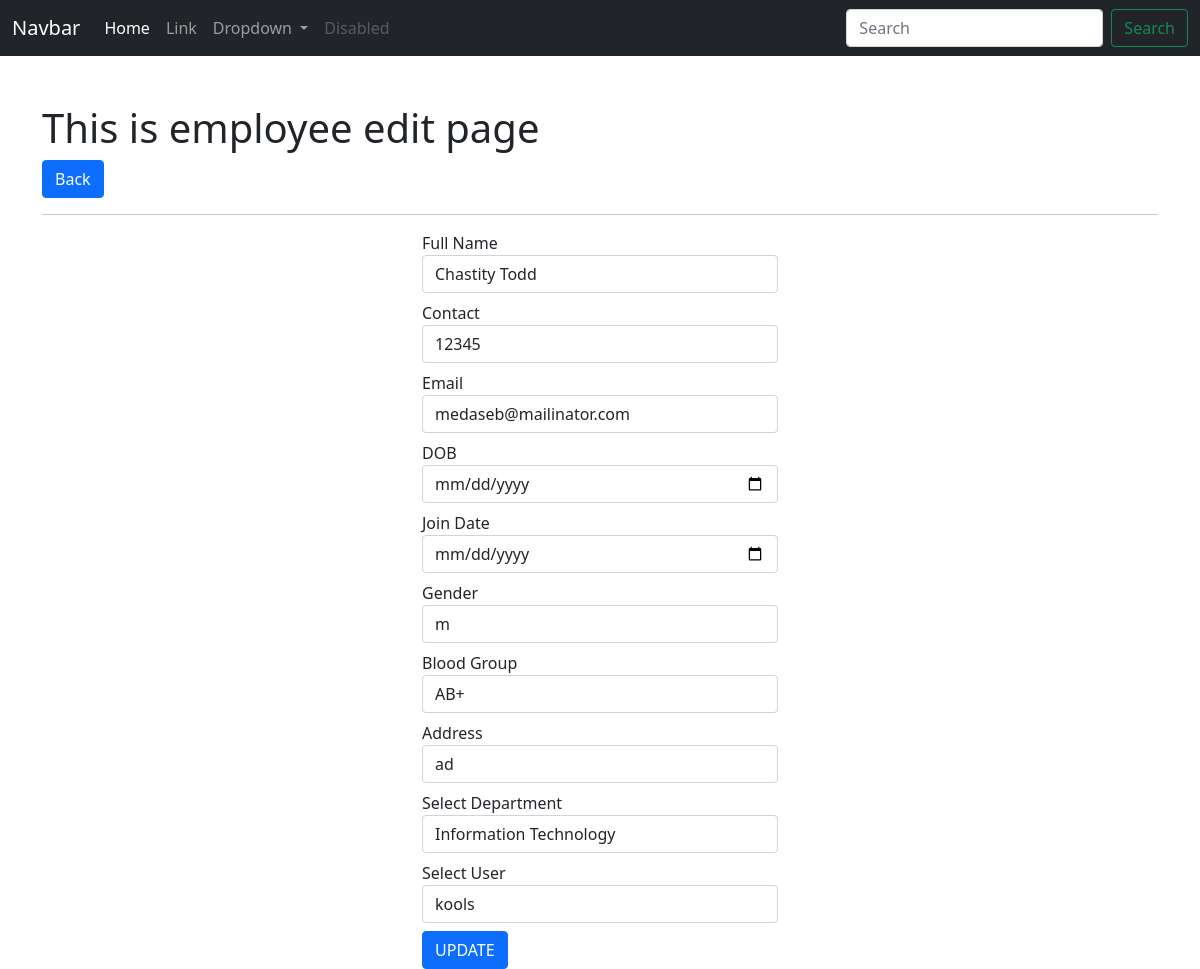
The page /employee/edit/4/ on the database its author committed.
### app_employeewebsite/models.py (models this page shows, shortened)
class Employee(models.Model):
    full_name = models.CharField(max_length=255)
    contact = models.CharField(max_length=255)
    email = models.EmailField()
    dob = models.DateField()
    join_date = models.DateField()
    gender = models.CharField(max_length=255)
    blood_group = models.CharField(max_length=255)
    address =  models.CharField(max_length=255)
    user = models.ForeignKey(User, on_delete=models.CASCADE)
    department = models.ForeignKey(Department, on_delete=models.CASCADE)
    class Meta:
        db_table= 'app_employee'

### app_employeewebsite/views.py (the view)
# urls.py: path('employee/edit/<int:id>/', views.employee_edit, name='emp-edit'),
def employee_edit(request, id ):
    data = Employee.objects.get(id=id)
    department = Department.objects.all()
    user = User.objects.all()
    context = {"data": data,"department": department, "user": user}
    return render (request, 'employees/edit_employee.html', context)

### templates/employees/edit_employee.html (shortened to what this page needs)
{% extends 'layouts/master.html' %}
{% block content %}
<div class="container mt-5">
<h1> This is employee edit page </h1>
<a href="{% url 'emp-index' %}" class="btn btn-primary">Back</a>
<hr>
<div class="row">
    <div class="col-md-4"></div>
    <div class="col-md-4">
        <form action="{% url 'emp-update' %}" method="post">
            <div class="form-group mb-2">
                <label>Full Name</label>
                <input type="text" class="form-control" name="full_name" value="{{data.full_name}}">
            </div>
            <div class="form-group mb-2">
                <label>Contact</label>
                <input type="text" class="form-control" name="contact" value="{{data.contact}}">
            </div>
            <div class="form-group mb-2">
                <label>Email</label>
                <input type="text" class="form-control" name="email" value="{{data.email}}">
            </div>
            <div class="form-group mb-2">
                <label>DOB</label>
                <input type="date" class="form-control" name="dob" value="{{data.dob}}">
            </div>
            <div class="form-group mb-2">
                <label>Join Date</label>
                <input type="date" class="form-control" name="join_date" value="{{data.join_date}}">
            </div>
            <div class="form-group mb-2">
                <label>Gender</label>
                <input type="text" class="form-control" name="gender" value="{{data.gender}}">
            </div>
            <div class="form-group mb-2">
                <label>Blood Group</label>
                <input type="text" class="form-control" name="blood_group" value="{{data.blood_group}}">
            </div>
            <div class="form-group mb-2">
                <label>Address</label>
                <input type="text" class="form-control" name="address" value="{{data.address}}">
            </div>
            <div class="form-goup mb-2">
                <label>Select Department</label>
                <select name="department" class="form-control">
                    {% for val in department %}
                    <option value="{{val.id}}">{{ val.department_name }}</option>
                    {% endfor %}
                </select>
            </div>
            <div class="form-goup mb-2">
                <label>Select User</label>
                <select name="user" class="form-control">
                    {% for val in user %}
                    <option value="{{val.id}}">{{ val.username }}</option>
                    {% endfor %}
                </select>
            </div>
            <input type="submit" class="btn btn-primary" value="UPDATE">
        </form>
    </div>
    <div class="col-md-2"></div>
</div>
{% endblock %}

### rows shown on the page
Employee: full_name "Chastity Todd", contact "12345", email "medaseb@mailinator.com", gender "m", blood_group "AB+", address "ad"

### other values the page prints
form field department "Information Technology"
form field user "kools"
